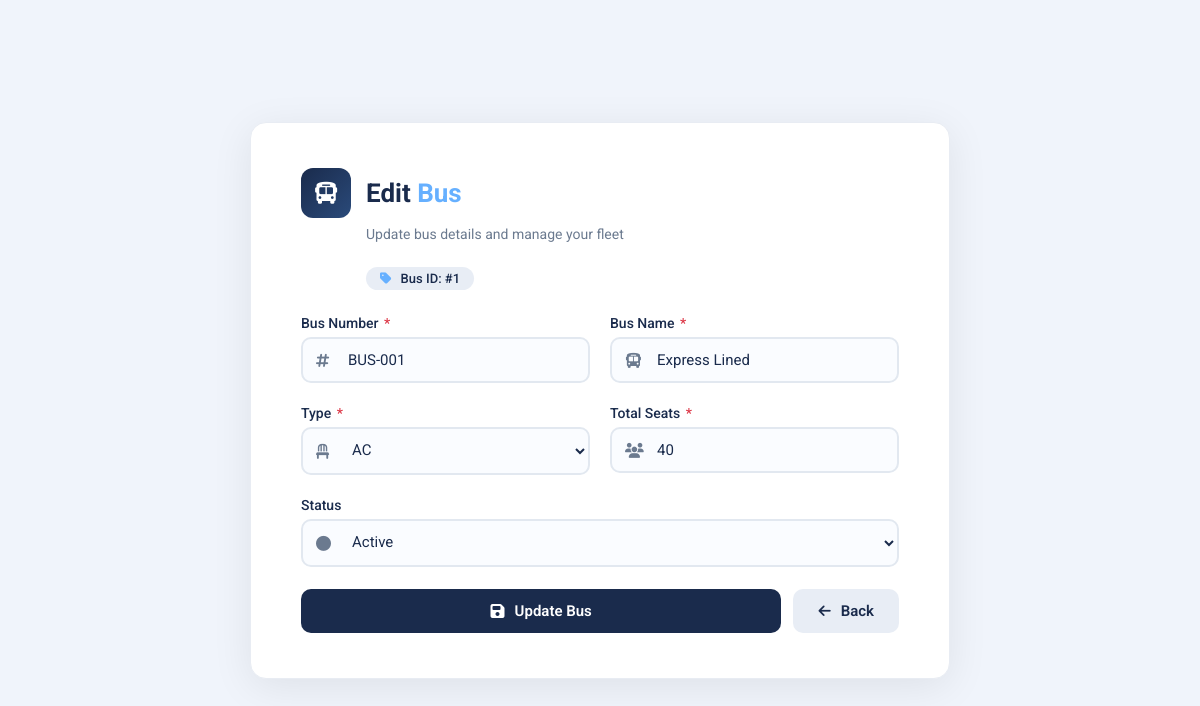
/edit_bus.php?id=1 (signed in), run on the app's committed database.
### tables this page shows
CREATE TABLE `buses` (
  `bus_id` int NOT NULL,
  `bus_number` varchar(20) NOT NULL,
  `bus_name` varchar(100) NOT NULL,
  `type` varchar(50) NOT NULL,
  `total_seats` int NOT NULL,
  `status` enum('active','maintenance','inactive') DEFAULT 'active'
);

### edit_bus.php (the view, shortened to what this page needs)
<?php
$servername="localhost";
$usernameDB="root";
$passwordDB="root";
$dbname="obtms";
$conn = new mysqli($servername,$usernameDB,$passwordDB,$dbname);
$id = $_GET['id'];
$sql = "SELECT * FROM buses WHERE bus_id=$id";
$result = $conn->query($sql);
$bus = $result->fetch_assoc();
?>
<!DOCTYPE html>
<html lang="en">
<head>
<link rel="stylesheet" href="https://cdnjs.cloudflare.com/ajax/libs/font-awesome/6.5.0/css/all.min.css">
</head>
<body>
<div class="container">
    <div class="header">
        <div class="icon">
            <i class="fas fa-bus"></i>
        </div>
        <h2>Edit <span>Bus</span></h2>
    </div>
    <div class="subtitle">Update bus details and manage your fleet</div>
    <div class="bus-id-badge">
        <i class="fas fa-tag"></i> Bus ID: #<?php echo $id; ?>
    </div>
    <form method="POST">
        <div class="form-row">
            <div class="form-group">
                <label>Bus Number <span class="required">*</span></label>
                <div class="input-wrapper">
                    <input type="text" name="bus_number" value="<?php echo htmlspecialchars($bus['bus_number']); ?>" placeholder="e.g., BUS-001" required>
                </div>
            </div>
            <div class="form-group">
                <label>Bus Name <span class="required">*</span></label>
                <div class="input-wrapper">
                    <input type="text" name="bus_name" value="<?php echo htmlspecialchars($bus['bus_name']); ?>" placeholder="Enter bus name" required>
                </div>
            </div>
        </div>
        <div class="form-row">
            <div class="form-group">
                <label>Type <span class="required">*</span></label>
                <div class="input-wrapper">
                    <select name="type" required>
                        <option value="AC" <?php echo ($bus['type'] == 'AC') ? 'selected' : ''; ?>>AC</option>
                    </select>
                </div>
            </div>
            <div class="form-group">
                <label>Total Seats <span class="required">*</span></label>
                <div class="input-wrapper">
                    <input type="number" name="total_seats" value="<?php echo $bus['total_seats']; ?>" placeholder="Enter total seats" required min="1">
                </div>
            </div>
        </div>
        <div class="form-group">
            <label>Status</label>
            <div class="input-wrapper">
                <select name="status">
                    <option value="active" <?php echo ($bus['status'] == 'active') ? 'selected' : ''; ?>>Active</option>
                </select>
            </div>
        </div>
        <div class="actions">
            <button type="submit" name="update" class="btn btn-update">
                <i class="fas fa-save"></i> Update Bus
            </button>
            <a href="admin_manage_buses.php" class="btn btn-back">
                <i class="fas fa-arrow-left"></i> Back
            </a>
        </div>
    </form>
</div>
</body>
</html>

### edit_bus.php (style rules this page uses)
* { margin: 0; padding: 0; box-sizing: border-box; font-family: 'Roboto', sans-serif; }
body { background: #f0f4fb; min-height: 100vh; display: flex; justify-content: center; align-items: center; padding: 20px; }
.container { background: #fff; max-width: 700px; width: 100%; padding: 45px 50px; border-radius: 16px; box-shadow: 0 8px 40px rgba(0, 0, 0, 0.08); border: 1px solid #e8ecf3; }
.header { display: flex; align-items: center; gap: 15px; margin-bottom: 8px; }
.header .icon { width: 50px; height: 50px; background: linear-gradient(135deg, #1a2b4c, #2a4a7a); border-radius: 12px; display: flex; align-items: center; justify-content: center; color: #fff; font-size: 22px; }
.header h2 { font-size: 26px; font-weight: 700; color: #1a2b4c; }
.header h2 span { color: #66b0ff; }
.subtitle { color: #6b7a8f; font-size: 14px; margin-left: 65px; margin-bottom: 25px; }
.bus-id-badge { display: inline-block; background: #e8edf5; color: #1a2b4c; padding: 4px 14px; border-radius: 20px; font-size: 13px; font-weight: 500; margin-left: 65px; margin-bottom: 25px; }
.bus-id-badge i { margin-right: 6px; color: #66b0ff; }
.form-group { margin-bottom: 22px; }
.form-group label { display: block; font-weight: 500; color: #1a2b4c; margin-bottom: 6px; font-size: 14px; }
.form-group label .required { color: #dc3545; margin-left: 2px; }
.input-wrapper { position: relative; }
.form-group input, .form-group select { width: 100%; padding: 12px 15px 12px 45px; border: 2px solid #e2e8f0; border-radius: 10px; font-size: 15px; transition: 0.3s; background: #fafcff; color: #1a2b4c; }
.form-row { display: grid; grid-template-columns: 1fr 1fr; gap: 20px; }
.actions { display: flex; gap: 12px; margin-top: 10px; }
.btn { padding: 13px 35px; border: none; border-radius: 10px; font-size: 15px; font-weight: 600; cursor: pointer; transition: 0.3s; display: inline-flex; align-items: center; gap: 10px; text-decoration: none; }
.btn-update { background: #1a2b4c; color: #fff; flex: 1; justify-content: center; }
.btn-update i { font-size: 16px; }
.btn-back { background: #e8edf5; color: #1a2b4c; padding: 13px 25px; }
.btn-back i { font-size: 14px; }

### data on the page
buses: bus_number "BUS-001", bus_name "Express Lined", type "AC", total_seats "40", status "Active"

### other printed values
$id "1"
